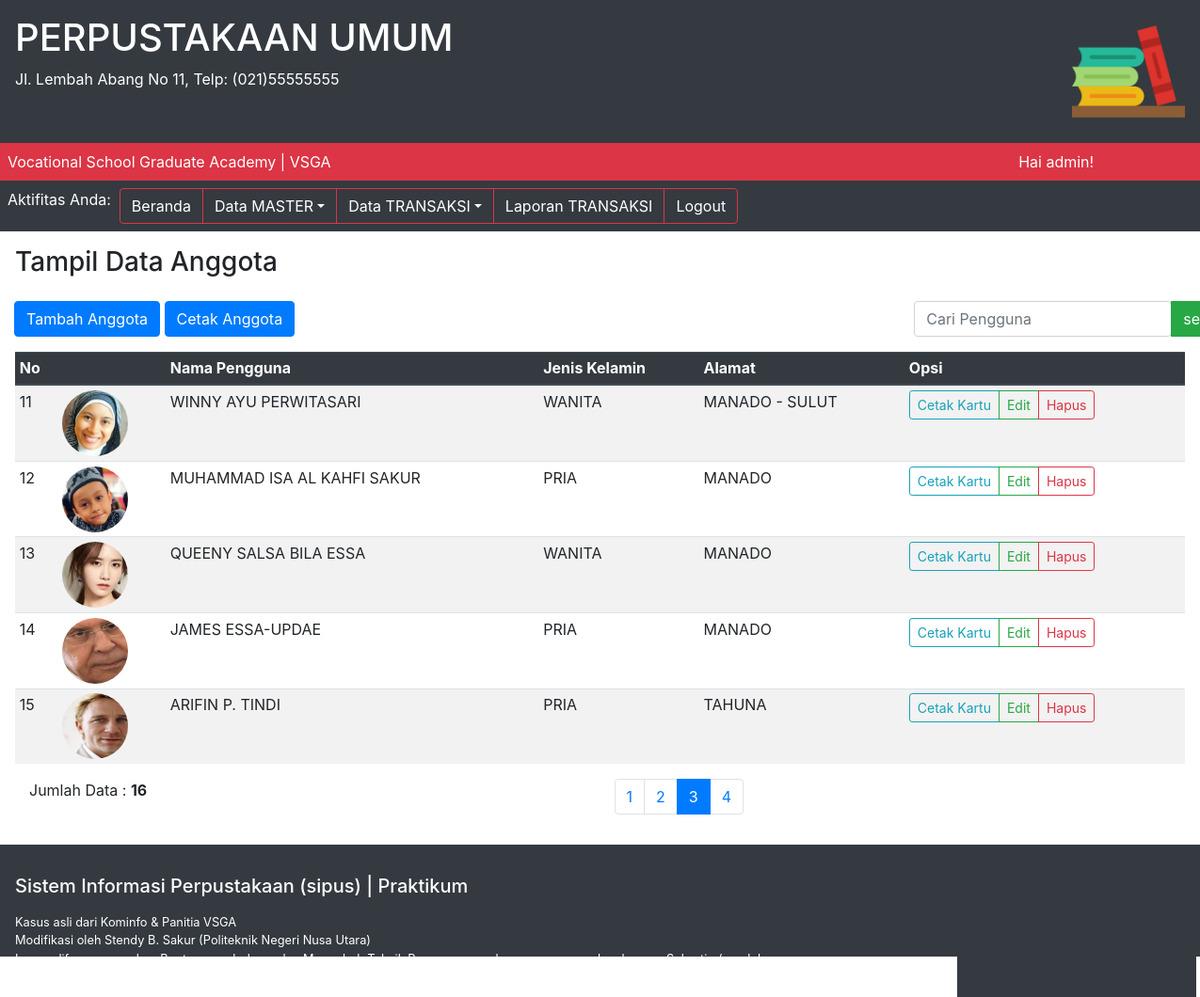
/index.php?p=anggota&hal=3 (signed in), run on the app's committed database.
### tables this page shows
CREATE TABLE `tbanggota` (
  `idanggota` varchar(5) NOT NULL,
  `nama` varchar(30) NOT NULL,
  `jeniskelamin` varchar(10) NOT NULL,
  `alamat` varchar(40) NOT NULL,
  `status` varchar(20) NOT NULL,
  `foto` varchar(50) NOT NULL
);

### modul/modul.php (the view, shortened to what this page needs)
<?php
function getConnection() {
	$server = "localhost";
	$user = "root";
	$password = "";
	$nama_database = "dbpus";
	$port = 2112;
	$db = mysqli_connect($server, $user, $password, $nama_database, $port);
	return $db;
}
function getPage ($get_page)
{
	$pages_dir = 'pages';
	if(!empty($get_page)){
		$pages=scandir($pages_dir,0);
		unset($pages[0],$pages[1]);
		$p=$get_page;
		if(in_array($p.'.php',$pages)){
			include($pages_dir.'/'.$p.'.php');
		}else{
			echo'Halaman Tidak Ditemukan';
		}
	}else{
		include($pages_dir . '/beranda.php');
	}
}
function getTampilAnggota($pg, $req)
{
	echo "<table class='table table-striped table-sm'>";
	echo "<thead class='thead-dark'>";
	echo "<tr>";
	echo "<th>No</th>";
	echo "<th>&nbsp;</th>";
	echo "<th>Nama Pengguna</th>";
	echo "<th>Jenis Kelamin</th>";
	echo "<th>Alamat</th>";
	echo "<th>Opsi</th>";
	echo "</tr>";
	echo "</thead>";
	echo "<tbody>";
	$batas = 5;
	extract($pg);
	if(empty($hal)){
		$posisi = 0;
		$hal = 1;
		$nomor = 1;
	}else {
		$posisi = ($hal - 1) * $batas;
		$nomor = $posisi+1;
	}
	if($req == "POST")
	{
		$pencarian = trim(mysqli_real_escape_string(getConnection(), htmlentities($_POST['pencarian'], ENT_QUOTES)));
		if($pencarian != ""){
			$sql = "SELECT * FROM tbanggota WHERE nama LIKE '%$pencarian%'
					OR idanggota LIKE '%$pencarian%'
					OR jeniskelamin LIKE '%$pencarian%'
					OR alamat LIKE '%$pencarian%'";
			$query = $sql;
			$queryJml = $sql;
		} else {
			$query = "SELECT * FROM tbanggota LIMIT $posisi, $batas";
			$queryJml = "SELECT * FROM tbanggota";
			$no = $posisi * 1;
		}
	}else {
		$query = "SELECT * FROM tbanggota LIMIT $posisi, $batas";
		$queryJml = "SELECT * FROM tbanggota";
	}
	$q_tampil_anggota = mysqli_query(getConnection(), $query);
	if(mysqli_num_rows($q_tampil_anggota)>0)
	{
		while($r_tampil_anggota=mysqli_fetch_array($q_tampil_anggota))
		{
			if(empty($r_tampil_anggota['foto']) or ($r_tampil_anggota['foto']=='-'))
			{
				$newfoto = "admin-no-photo.jpg";
			}else{
				$newfoto = $r_tampil_anggota['foto'];
			}
			echo "<tr>";
			echo "<td>" . $nomor . "</td>";
			echo "<td><img src=images/$newfoto class='rounded-circle' width=70px height=70px></td>";
			echo "<td>" . strtoupper($r_tampil_anggota['nama']) . "</td>";
			echo "<td>" . strtoupper($r_tampil_anggota['jeniskelamin']) . "</td>";
			echo "<td>" . strtoupper($r_tampil_anggota['alamat']) . "</td>";
			echo "<td>";
			echo "<div class='btn-group btn-group-sm'>";
			echo "<a href=pages/cetak_kartu.php?id=$r_tampil_anggota[idanggota]  target=_blank class='btn btn-outline-info' role='button'>Cetak Kartu</a>";
			echo "<a href=index.php?p=anggota-edit&id=$r_tampil_anggota[idanggota]&hal=$hal class='btn btn-outline-success' role='button'>Edit</a>";
			echo "<a href=proses/anggota-hapus.php?id=$r_tampil_anggota[idanggota] onclick =\"return confirm ('Apakah Anda Yakin Akan Menghapus Data Ini?');\" class='btn btn-outline-danger' role='button'>Hapus</a>";
			echo "</div>";
			echo "</td>";
			echo "</tr>";
			$nomor++;
		}
	}else {
		echo "<tr><td colspan=6>Data Tidak Ditemukan</td></tr>";
	}
	echo "</tbody>";
	echo "</table>";
	if(isset($_POST['pencarian']))
	{
		if($_POST['pencarian']!=''){
			echo "<div style=\"float:left;\">";
			$jml = mysqli_num_rows(mysqli_query(getConnection(), $queryJml));
			echo "Data Hasil Pencarian: <b>$jml</b>";
			echo "</div>";
		}
	}else{
		echo "<div class='container-fluid'>";
		echo "<div class='row'>";
		echo "<div class='col'>";
		echo "<div class='text-left'>";
		$jml = mysqli_num_rows(mysqli_query(getConnection(), $queryJml));
		echo "Jumlah Data : <b>$jml</b>";
		echo "</div>";
		echo "</div>";
		echo "<div class='col'>";
		echo "<div class='pagination'>";
		$jml_hal = ceil($jml/$batas);
		echo "<ul class='pagination float-right'>";
		for($i=1; $i<=$jml_hal; $i++){
			if($i != $hal){
				echo "<li class='page-item'>";
				echo "<a class='page-link' href=\"?p=anggota&hal=$i\">$i</a>";
			}else {
				echo "<li class='page-item active'>";
				echo "<a class='page-link'>$i</a>";
				echo "</li>";
			}
		}
		echo "</ul>";
		echo "</div>";
		echo "</div>";
		echo "</div>";
		echo "</div>";
	}
}
?>

### data on the page
tbanggota: foto (picture), nama "WINNY AYU PERWITASARI", jeniskelamin "WANITA", alamat "MANADO - SULUT"
tbanggota: foto (picture), nama "MUHAMMAD ISA AL KAHFI SAKUR", jeniskelamin "PRIA", alamat "MANADO"
tbanggota: foto (picture), nama "QUEENY SALSA BILA ESSA", jeniskelamin "WANITA", alamat "MANADO"
tbanggota: foto (picture), nama "JAMES ESSA-UPDAE", jeniskelamin "PRIA", alamat "MANADO"
tbanggota: foto (picture), nama "ARIFIN P. TINDI", jeniskelamin "PRIA", alamat "TAHUNA"

### other printed values
$_SESSION['sesi'] "admin"
$jml "16"
